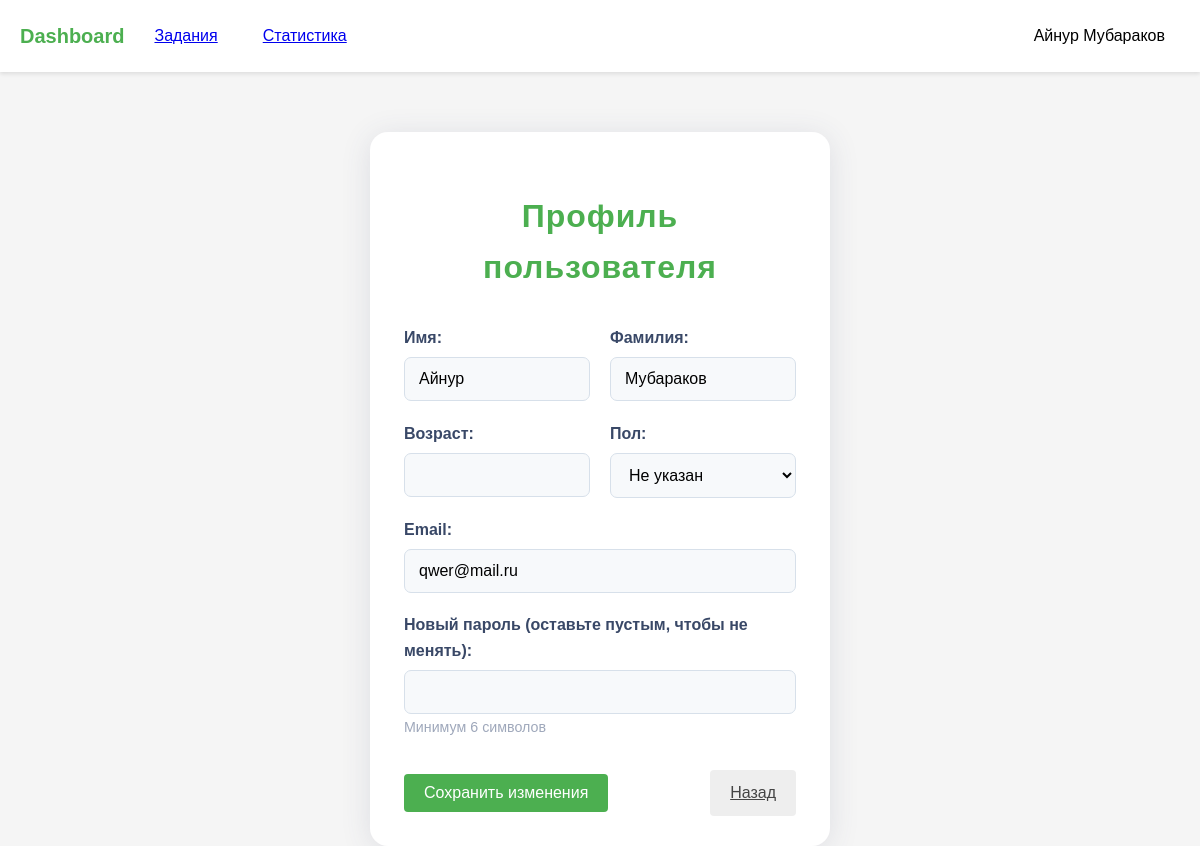
The page /profile (signed in) on the database its author committed.
### models.py (models this page shows)
class User(UserMixin, db.Model):
    id = db.Column(db.Integer, primary_key=True)
    name = db.Column(db.String(150))
    email = db.Column(db.String(150), unique=True)
    password = db.Column(db.String(150))
    role = db.Column(db.String(50))  # 'student' or 'teacher'
    group = db.Column(db.String(50))
    first_name = db.Column(db.String(150))
    last_name = db.Column(db.String(150))
    age = db.Column(db.Integer)
    gender = db.Column(db.String(10))  # 'male', 'female', 'other'
    students = db.relationship(
        'User',
        secondary=teacher_student,
        primaryjoin=(id == teacher_student.c.teacher_id),
        secondaryjoin=(id == teacher_student.c.student_id),
        backref=db.backref('teachers', lazy='dynamic'),
        lazy='dynamic'
    )

### main.py (the view, shortened to what this page needs)
@main.route('/profile', methods=['GET', 'POST'])
@login_required
def profile():
    return render_template('profile.html', user=current_user)

### app.py (called while the page is built)
def create_app():
    app = Flask(__name__)
    app.config['SECRET_KEY'] = 'your_secret_key'
    app.config['SQLALCHEMY_DATABASE_URI'] = 'sqlite:///data.db'
    app.config['SQLALCHEMY_TRACK_MODIFICATIONS'] = False
    app.config['TEMPLATES_AUTO_RELOAD'] = True
    db.init_app(app)
    login_manager.init_app(app)
    login_manager.login_view = 'auth.login'
    from models import User
    @login_manager.user_loader
    def load_user(user_id):
        return User.query.get(int(user_id))
    from auth import auth as auth_blueprint
    app.register_blueprint(auth_blueprint)
    from main import main as main_blueprint
    app.register_blueprint(main_blueprint)
    return app

### templates/profile.html (shortened to what this page needs)
{% extends "base.html" %}
{% block content %}
<div class="profile-card">
    <h1>Профиль пользователя</h1>
    <form method="POST" class="profile-form">
        <div class="form-row">
            <div class="form-group">
                <label for="name">Имя:</label>
                <input type="text" id="name" name="name"
                       value="{{ user.name or '' }}" class="form-input">
            </div>
            <div class="form-group">
                <label for="last_name">Фамилия:</label>
                <input type="text" id="last_name" name="last_name"
                       value="{{ user.last_name or '' }}" class="form-input">
            </div>
        </div>
        <div class="form-row">
            <div class="form-group">
                <label for="age">Возраст:</label>
                <input type="number" id="age" name="age"
                       value="{{ user.age or '' }}" min="1" max="120" class="form-input">
            </div>
            <div class="form-group">
                <label for="gender">Пол:</label>
                <select id="gender" name="gender" class="form-input">
                    <option value="">Не указан</option>
                </select>
            </div>
        </div>
        <div class="form-group">
            <label for="email">Email:</label>
            <input type="email" id="email" name="email"
                   value="{{ user.email }}" required class="form-input">
        </div>
        <div class="form-group">
            <label for="password">Новый пароль (оставьте пустым, чтобы не менять):</label>
            <input type="password" id="password" name="password" class="form-input">
            <small class="form-hint">Минимум 6 символов</small>
        </div>
        <div class="form-actions">
            <button type="submit" class="btn btn-primary">Сохранить изменения</button>
            <a href="{{ url_for('main.dashboard') }}" class="btn btn-secondary">Назад</a>
        </div>
    </form>
</div>
{% endblock %}

### templates/base.html (shortened to what this page needs)
<!DOCTYPE html>
<html lang="ru">
<head>
    <link rel="stylesheet" href="../static/style.css">
</head>
<body>
    <header class="header">
        <nav class="navbar">
            <div class="nav-left">
                <a href="{{ url_for('main.dashboard') }}" class="logo">Dashboard</a>
                {% if current_user.is_authenticated %}
                    {% if current_user.role == 'teacher' %}
                        <a href="{{ url_for('main.create_assignment') }}" class="nav-btn">Задания</a>
                    {% else %}
                        <a href="{{ url_for('main.assignments_list') }}" class="nav-btn">Задания</a>
                    {% endif %}
                    <a href="{{ url_for('main.statistics') }}" class="nav-btn">Статистика</a>
                {% endif %}
            </div>
            <div class="nav-right">
                {% if current_user.is_authenticated %}
                <div class="profile-dropdown">
                    <button class="nav-btn profile-btn">{{ current_user.name }}{% if current_user.last_name %} {{ current_user.last_name }}{% endif %}</button>
                </div>
                {% else %}
                <a href="{{ url_for('auth.login') }}" class="nav-btn">Вход</a>
                {% endif %}
            </div>
        </nav>
    </header>
    <main>
        {% block content %}{% endblock %}
    </main>
</body>
</html>

### static/style.css (style rules this page uses)
:root { --primary-color: #4CAF50; --primary-hover: #45a049; --danger-color: #dc3545; --danger-hover: #c82333; --text-color: #333; --light-gray: #f8f9fa; --medium-gray: #e9ecef; --dark-gray: #6c757d; --shadow: 0 2px 10px rgba(0, 0, 0, 0.1); }
body { margin: 0; font-family: 'Arial', sans-serif; background-color: #f5f5f5; color: var(--text-color); line-height: 1.6; }
.navbar { display: flex; justify-content: space-between; align-items: center; padding: 15px 20px; background-color: white; box-shadow: 0 2px 4px rgba(0, 0, 0, 0.1); }
.nav-left, .nav-right { display: flex; align-items: center; gap: 15px; }
.logo { font-size: 1.25rem; font-weight: bold; color: var(--primary-color); text-decoration: none; transition: color 0.3s; }
.nav-btn { padding: 8px 15px; background: none; border: none; cursor: pointer; font-size: 1rem; border-radius: 4px; transition: all 0.3s; }
.profile-dropdown { position: relative; }
.form-group { margin-bottom: 1.25rem; }
.form-input { width: 100%; padding: 10px 12px; border: 1px solid #ddd; border-radius: 4px; font-size: 1rem; transition: border 0.3s; }
.btn { display: inline-block; padding: 10px 20px; border: none; border-radius: 4px; font-size: 1rem; cursor: pointer; text-align: center; transition: background 0.3s; }
.btn-primary { background-color: var(--primary-color); color: white; }
.form-row { display: flex; gap: 20px; }
.form-row .form-group { flex: 1; }
.form-group { margin-bottom: 1.2rem; }
.form-group label { display: block; margin-bottom: 0.4rem; font-weight: 600; color: #394867; font-size: 1rem; }
.form-group input, .form-group select { width: 100%; padding: 12px 14px; border: 1px solid #d7e0ea; border-radius: 7px; background: #f7f9fb; font-size: 1rem; transition: border 0.3s, box-shadow 0.3s; }
.profile-card { max-width: 460px; width: 100%; margin: 60px auto 0 auto; padding: 38px 34px 30px 34px; background: white; border-radius: 18px; box-shadow: 0 4px 30px rgba(60,70,110,0.13); box-sizing: border-box; }
.profile-card h1 { text-align: center; margin-bottom: 2rem; color: var(--primary-color); font-size: 2rem; letter-spacing: 0.03em; }
.profile-form .form-row { display: flex; gap: 20px; }
.profile-form .form-group { flex: 1; margin-bottom: 1.2rem; }
.profile-form .form-group label { display: block; margin-bottom: 0.4rem; font-weight: 600; color: #394867; font-size: 1rem; }
.profile-form .form-input { width: 100%; box-sizing: border-box; padding: 12px 14px; border-radius: 7px; background: #f7f9fb; border: 1px solid #d7e0ea; font-size: 1rem; }
.profile-form .form-hint { font-size: 0.89rem; color: #9fa8bb; margin-top: 2px; display: block; }
.form-actions { display: flex; justify-content: space-between; align-items: center; margin-top: 2rem; gap: 15px; }
.btn-secondary { background: #eee; color: #444; border: none; }

### rows shown on the page
User: name "Айнур", last_name "Мубараков", email "qwer@mail.ru"
